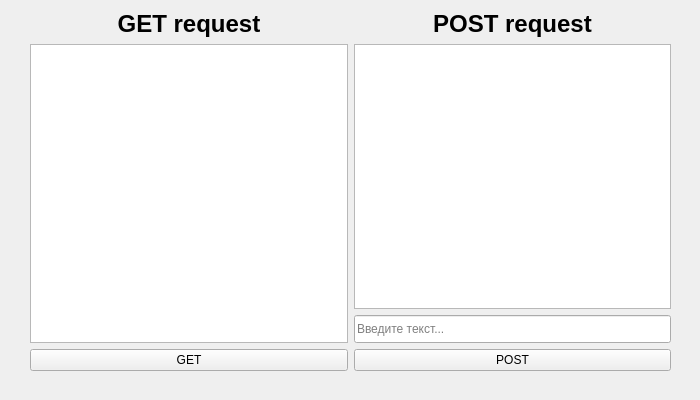
<?xml version="1.0" encoding="UTF-8"?>
<ui version="4.0">
 <class>MainWindow</class>
 <widget class="QMainWindow" name="MainWindow">
  <property name="geometry">
   <rect>
    <x>0</x>
    <y>0</y>
    <width>700</width>
    <height>400</height>
   </rect>
  </property>
  <property name="minimumSize">
   <size>
    <width>700</width>
    <height>400</height>
   </size>
  </property>
  <property name="maximumSize">
   <size>
    <width>700</width>
    <height>400</height>
   </size>
  </property>
  <property name="windowTitle">
   <string>Mact test task</string>
  </property>
  <widget class="QWidget" name="centralwidget">
   <widget class="QWidget" name="">
    <property name="geometry">
     <rect>
      <x>30</x>
      <y>10</y>
      <width>641</width>
      <height>361</height>
     </rect>
    </property>
    <layout class="QHBoxLayout" name="horizontalLayout">
     <item>
      <layout class="QVBoxLayout" name="verticalLayout">
       <item>
        <widget class="QLabel" name="get_label">
         <property name="font">
          <font>
           <pointsize>18</pointsize>
           <weight>75</weight>
           <italic>false</italic>
           <bold>true</bold>
           <underline>false</underline>
           <strikeout>false</strikeout>
           <kerning>true</kerning>
          </font>
         </property>
         <property name="text">
          <string>GET request</string>
         </property>
         <property name="alignment">
          <set>Qt::AlignCenter</set>
         </property>
         <property name="wordWrap">
          <bool>false</bool>
         </property>
         <property name="margin">
          <number>0</number>
         </property>
        </widget>
       </item>
       <item>
        <widget class="QListView" name="get_list_view"/>
       </item>
       <item>
        <widget class="QPushButton" name="get_push_button">
         <property name="cursor">
          <cursorShape>PointingHandCursor</cursorShape>
         </property>
         <property name="text">
          <string>GET</string>
         </property>
        </widget>
       </item>
      </layout>
     </item>
     <item>
      <layout class="QVBoxLayout" name="verticalLayout_2">
       <item>
        <widget class="QLabel" name="post_label">
         <property name="font">
          <font>
           <pointsize>18</pointsize>
           <weight>75</weight>
           <italic>false</italic>
           <bold>true</bold>
           <underline>false</underline>
           <strikeout>false</strikeout>
           <kerning>true</kerning>
          </font>
         </property>
         <property name="text">
          <string>POST request</string>
         </property>
         <property name="alignment">
          <set>Qt::AlignCenter</set>
         </property>
         <property name="wordWrap">
          <bool>false</bool>
         </property>
         <property name="margin">
          <number>0</number>
         </property>
        </widget>
       </item>
       <item>
        <widget class="QListView" name="post_list_view"/>
       </item>
       <item>
        <widget class="QLineEdit" name="post_line_edit">
         <property name="minimumSize">
          <size>
           <width>0</width>
           <height>28</height>
          </size>
         </property>
         <property name="placeholderText">
          <string>Введите текст...</string>
         </property>
        </widget>
       </item>
       <item>
        <widget class="QPushButton" name="pushButton_2">
         <property name="cursor">
          <cursorShape>PointingHandCursor</cursorShape>
         </property>
         <property name="text">
          <string>POST</string>
         </property>
        </widget>
       </item>
      </layout>
     </item>
    </layout>
   </widget>
  </widget>
 </widget>
 <resources/>
 <connections/>
</ui>
